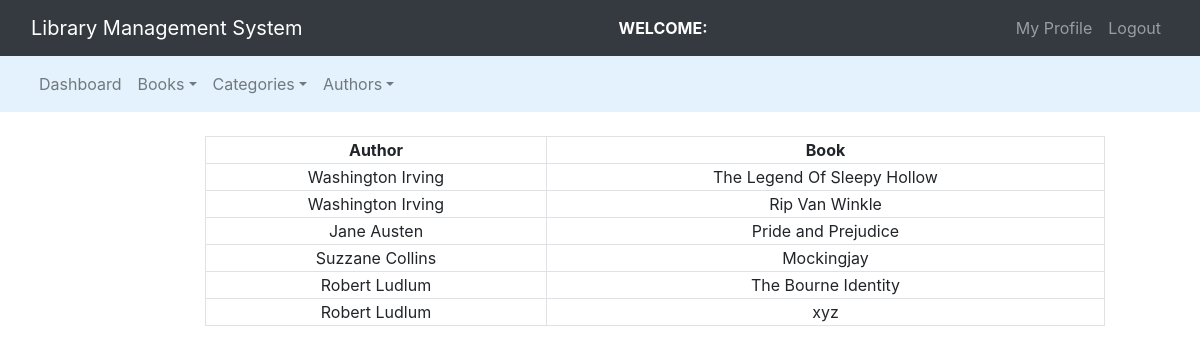
Screenshot of /admin/reg_authors.php with the database file from the repository.
### tables this page shows
CREATE TABLE `books` (
  `isbn` int(11) NOT NULL,
  `book_name` varchar(60) NOT NULL,
  `author_id` int(10) NOT NULL,
  `category_id` int(10) NOT NULL,
  `book_copies` int(10) NOT NULL,
  `book_price` int(11) DEFAULT NULL
);

CREATE TABLE `authors` (
  `author_id` int(11) NOT NULL,
  `author_name` varchar(30) NOT NULL
);

### admin/reg_authors.php (the view, shortened to what this page needs)
<?php
    $connection = mysqli_connect('localhost', 'root', '', 'lms_main');
    $query = "select authors.author_name as name, books.book_name as book from authors left join books on authors.author_id = books.author_id";
?>
<!DOCTYPE html>
<html lang="en">
<head>
    <link rel="stylesheet" type="text/css" href="../bootstrap-4.4.1/css/bootstrap.min.css">
</head>
<body>
    <nav class="navbar navbar-expand-lg navbar-dark bg-dark">
    <div class="container-fluid">
			<div class="navbar-header">
				<a class="navbar-brand" href="index.php">Library Management System</a>
			</div>
        <font style="color : white"><span><strong><?php echo "WELCOME: ".$_SESSION['name']; ?></strong></span></font>
		    <ul class="nav navbar-nav navbar-right">
		      <li class="nav-item dropdown">
                <a href="" class="nav-link dropdown toggle" data-toggle = "dropdown">My Profile</a>
              </li>
              <li class="nav-item">
                <a href="logout.php" class="nav-link">Logout</a>
              </li>
		    </ul>
		</div>
    </nav>
    <nav class="navbar navbar-expand-lg navbar-light" style="background-color: #e3f2fd;">
      <div class="container-fluid">
        <ul class="nav navbar-nav navbar-center">
          <li class="nav-item">
            <a href="admin_dashboard.php" class="nav-link">Dashboard</a>
          </li>
          <li class="nav-item dropdown">
            <a href="" class="nav-link dropdown-toggle" data-toggle="dropdown">Books</a>
          </li>
          <li class="nav-item dropdown">
            <a href="" class="nav-link dropdown-toggle" data-toggle="dropdown">Categories</a>
          </li>
          <li class="nav-item dropdown">
            <a href="" class="nav-link dropdown-toggle" data-toggle="dropdown">Authors</a>
          </li>
        </ul>
      </div>
    </nav><br>
    <div class="row">
        <div class="col-md-2"></div>
        <div class="col-md-8">
            <form>
                <table class="table-bordered" width="900px" style="text-align: center;">
                    <tr>
                        <th>Author</th>
                        <th>Book</th>
                    </tr>
                    <?php
                        $query_run = mysqli_query($connection, $query);
                        while($row=mysqli_fetch_assoc($query_run))
                        {
                            $name = $row['name'];
                            $book = $row['book'];
                            echo "<tr><td>$name</td><td>$book</td></tr>";
                        }
                    ?>
                </table>
            </form>
        </div>
        <div class="col-md-2"></div>
    </div>
</body>
</html>

### rows the page displays
books: author.author_name "Washington Irving", book_name "The Legend Of Sleepy Hollow"
books: author.author_name "Washington Irving", book_name "Rip Van Winkle"
books: author.author_name "Jane Austen", book_name "Pride and Prejudice"
books: author.author_name "Suzzane Collins", book_name "Mockingjay"
books: author.author_name "Robert Ludlum", book_name "The Bourne Identity"
books: author.author_name "Robert Ludlum", book_name "xyz"
